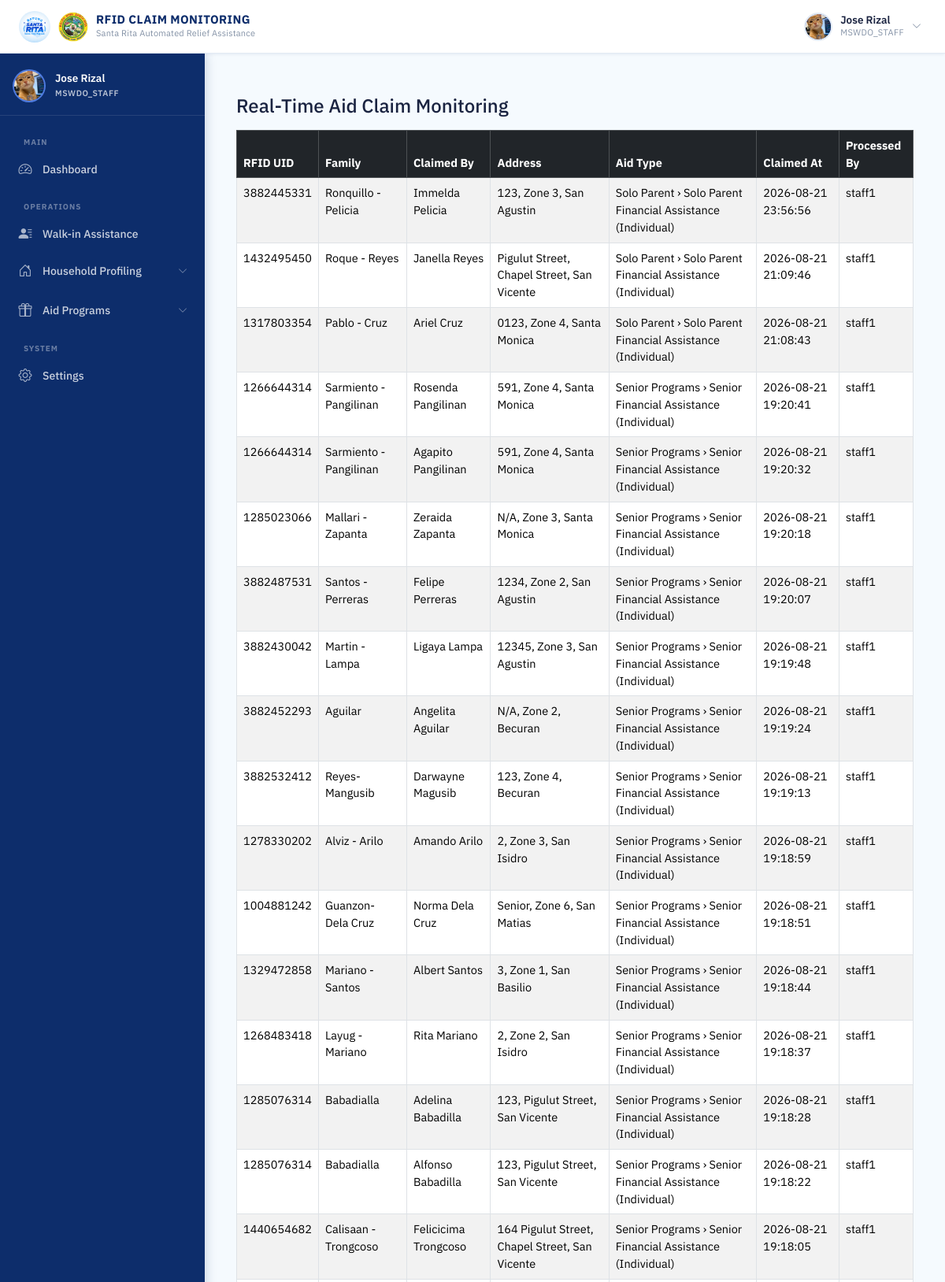
Page /mswdo/rfid/monitoring/ (signed in, upper part) on the committed database.
### accounts/models.py (models this page shows, shortened)
class User(AbstractUser):
    ROLE_CHOICES = (
        ('MSWDO', 'MSWDO Admin'),
        ('MSWDO_STAFF', 'MSWDO Staff'),
        ('BARANGAY', 'Barangay Admin'),
    )
    email = models.EmailField(unique=True)
    role = models.CharField(max_length=20, choices=ROLE_CHOICES)
    barangay = models.ForeignKey(
        'Barangay', on_delete=models.SET_NULL, blank=True, null=True, related_name='users'
    )
    is_active = models.BooleanField(default=True)
    middle_name = models.CharField(max_length=150, blank=True)
    suffix = models.CharField(max_length=10, blank=True, null=True)
    position = models.CharField(max_length=100, blank=True)
    birth_place = models.CharField(max_length=200, blank=True)
    CIVIL_STATUS_CHOICES = (
        ('SINGLE', 'Single'),
        ('MARRIED', 'Married'),
        ('WIDOWED', 'Widowed'),
        ('SEPARATED', 'Separated'),
        ('ANNULLED', 'Annulled'),
    )
    civil_status = models.CharField(max_length=20, choices=CIVIL_STATUS_CHOICES, blank=True)
    citizenship = models.CharField(max_length=100, blank=True, default='Filipino')
    must_change_password = models.BooleanField(default=False)
    SEX_CHOICES = (
        ('M', 'Male'),
        ('F', 'Female'),
    )
    sex = models.CharField(max_length=1, choices=SEX_CHOICES, blank=True)
    birthdate = models.DateField(blank=True, null=True)
    contact_number = models.CharField(
        max_length=13,
        blank=True,
        validators=[
            RegexValidator(
                regex=r'^(09|\+639)\d{9}$',
                message="Phone number must be entered in the format: '09XXXXXXXXX' or '+639XXXXXXXXX'."
            )
        ]
    )
    profile_image = models.ImageField(upload_to=user_profile_image_path, blank=True, null=True)

### households/models.py (models this page shows, shortened)
class Family(models.Model):
    household = models.ForeignKey(Household, on_delete=models.CASCADE, related_name='families')
    family_name = models.CharField(max_length=100)
    rfid_uid = models.CharField(
        max_length=50,
        unique=True,
        null=True,
        blank=True
    )
    is_active = models.BooleanField(default=True)
    is_archived = models.BooleanField(default=False)
    archived_at = models.DateTimeField(null=True, blank=True)
    archived_by = models.ForeignKey(settings.AUTH_USER_MODEL, on_delete=models.SET_NULL, null=True, blank=True, related_name='+')

### distribution/models.py (models this page shows, shortened)
class AidClaim(models.Model):
    family = models.ForeignKey(Family, on_delete=models.CASCADE)
    family_member = models.ForeignKey(
        FamilyMember,
        on_delete=models.SET_NULL,
        null=True,
        blank=True,
        help_text="Required for individual-based assistance"
    )
    assistance = models.ForeignKey(
        Assistance,
        on_delete=models.SET_NULL,
        null=True,
        blank=True,
        related_name='claims'
    )
    CLAIM_TYPE_CHOICES = (
        ('DISTRIBUTION', 'Distribution Event'),
        ('WALK_IN', 'Walk-in / Office Visit'),
        ('OFFLINE_IMPORT', 'Offline Reconciliation Import'),
    )
    claim_type = models.CharField(
        max_length=20,
        choices=CLAIM_TYPE_CHOICES,
        default='DISTRIBUTION'
    )
    schedule = models.ForeignKey('AidSchedule', on_delete=models.CASCADE, null=True, related_name='claims')
    claimed_at = models.DateTimeField(auto_now_add=True)
    amount = models.DecimalField(
        max_digits=12,
        decimal_places=2,
        null=True,
        blank=True,
        help_text="Actual amount distributed to the beneficiary. Auto-filled from schedule.per_beneficiary_amount for scheduled claims, manually entered for walk-ins."
    )
    created_by = models.ForeignKey(
            settings.AUTH_USER_MODEL,
            on_delete=models.SET_NULL,
            null=True,
            blank=True,
            related_name='processed_claims'
        )
    is_late_scheduled_claim = models.BooleanField(
        default=False,
        help_text="True if this walk-in claim fulfills a missed scheduled distribution within the 7-day grace period"
    )
    original_schedule = models.ForeignKey(
        'AidSchedule',
        null=True,
        blank=True,
        on_delete=models.SET_NULL,
        related_name='late_claims',
        help_text="If is_late_scheduled_claim=True, links to the original missed schedule this claim fulfills"
    )
    is_exported = models.BooleanField(
        default=False,
        help_text="True if this claim has been exported for offline reconciliation (prevents duplicate exports)"
    )

### monitoring/views.py (the view)
# urls.py: path('mswdo/rfid/monitoring/', views.rfid_claim_monitoring, name='rfid_claim_monitoring'),
@login_required
@session_protected
@mswdo_or_staff_required
def rfid_claim_monitoring(request):
    claims = AidClaim.objects.select_related(
        'family',
        'family__household',
        'family__household__zone',
        'family__household__barangay',
        'family_member',
        'created_by'
    ).order_by('-claimed_at')
    is_staff_scoped = (request.user.role == 'MSWDO_STAFF')
    if is_staff_scoped:
        claims = claims.filter(created_by=request.user)
    monitoring_data = []
    for claim in claims:
        monitoring_data.append({
            'rfid_uid': claim.family.rfid_uid,
            'family_name': claim.family.family_name,
            'member_name': (
                f"{claim.family_member.first_name} {claim.family_member.last_name}"
                if claim.family_member else "ALL MEMBERS"
            ),
            'address': claim.family.household.address,
            'aid_type': str(claim.assistance) if claim.assistance else 'N/A',
            'claimed_at': claim.claimed_at,
            'processed_by': (
                claim.created_by.username
                if claim.created_by else "System"
            ),
        })
    return render(request, 'monitoring/rfid_claim_monitoring.html', {
        'claims': monitoring_data,
        'is_staff_scoped': is_staff_scoped
    })

### accounts/context_processors.py (called while the page is built)
def auth_required(request):
    return {
        'requires_auth': request.user.is_authenticated
    }

def offline_sync_metadata(request):
    from distribution.models import OfflineSyncMetadata
    if request.user.is_authenticated and request.user.role == 'MSWDO_STAFF':
        latest_sync = OfflineSyncMetadata.get_latest_sync()
        return {
            'latest_sync': latest_sync,
        }
    return {}

### distribution/models.py (called while the page is built)
    @classmethod
    def get_latest_sync(cls):
        return cls.objects.order_by('-synced_at').first()

### households/models.py (called while the page is built)
    @property
    def address(self):
        return f"{self.house_number}, {self.zone.name}, {self.barangay.name}"

### programs/models.py (called while the page is built)
    def __str__(self):
        return f"{self.program.name} › {self.aid_category.name} ({self.get_beneficiary_type_display()})"

### monitoring/templates/monitoring/rfid_claim_monitoring.html
{% extends "base.html" %}
{% block navbar_title %}
RFID CLAIM MONITORING
{% endblock %}
{% block content %}
<div class="container mt-4">
  <h4 class="mb-3">Real-Time Aid Claim Monitoring</h4>
  <div class="table-responsive">
    <table class="table table-bordered table-striped">
      <thead class="table-dark">
        <tr>
          <th>RFID UID</th>
          <th>Family</th>
          <th>Claimed By</th>
          <th>Address</th>
          <th>Aid Type</th>
          <th>Claimed At</th>
          <th>Processed By</th>
        </tr>
      </thead>
      <tbody>
        {% for c in claims %}
          <tr>
            <td>{{ c.rfid_uid }}</td>
            <td>{{ c.family_name }}</td>
            <td>{{ c.member_name }}</td>
            <td>{{ c.address }}</td>
            <td>{{ c.aid_type }}</td>
            <td>{{ c.claimed_at|date:"Y-m-d H:i:s" }}</td>
            <td>{{ c.processed_by }}</td>
          </tr>
        {% empty %}
          <tr>
            <td colspan="7" class="text-center">No claims yet.</td>
          </tr>
        {% endfor %}
      </tbody>
    </table>
  </div>
</div>
{% endblock %}

### templates/base.html (shortened to what this page needs)
{% load static %}
<!DOCTYPE html>
<html lang="en">
<head>
  <link href="https://cdn.jsdelivr.net/npm/bootstrap@5.3.2/dist/css/bootstrap.min.css" rel="stylesheet">
  <link href="https://cdn.jsdelivr.net/npm/bootstrap-icons@1.11.3/font/bootstrap-icons.min.css" rel="stylesheet">
  <link rel="stylesheet" href="{% static 'css/base.css' %}">
  <link rel="stylesheet" href="{% static 'css/_responsive.css' %}">
  <link rel="stylesheet" href="{% static 'css/scan_rfid.css' %}">
  <link rel="stylesheet" href="{% static 'css/loading_modal.css' %}">
</head>
<body>
  <div class="page-wrapper">
    <nav class="topbar" id="topbar">
      <div class="topbar-left">
        <a class="topbar-brand" href="#">
          <img src="{% static 'images/logo.jpg' %}" alt="SARA Logo" class="topbar-logo">
          <img src="{% static 'images/SRP.png' %}" alt="SRP Logo" class="topbar-logo topbar-logo--srp">
          <div class="topbar-title-group">
            <span class="topbar-title">{% block navbar_title %}SARA SYSTEM{% endblock %}</span>
            <span class="topbar-subtitle">Santa Rita Automated Relief Assistance</span>
          </div>
        </a>
      </div>
      <div class="topbar-right">
        {% if user.is_authenticated %}
        <div class="topbar-user" id="userDropdownToggle">
          <div class="topbar-avatar">
            {% if user.profile_image %}
            <img src="{{ user.profile_image.url }}" alt="{{ user.get_full_name }}">
            {% else %}
            <span class="avatar-initials">
              {{ user.first_name|first|upper }}{{ user.last_name|first|upper }}
            </span>
            {% endif %}
          </div>
          <div class="topbar-user-info">
            <span class="topbar-username">{{ user.get_full_name|default:user.username }}</span>
            <span class="topbar-role">{{ user.role|default:"User" }}</span>
          </div>
          <i class="bi bi-chevron-down topbar-chevron" id="userChevron"></i>
        </div>
        {% endif %}
      </div>
    </nav>
    {% if user.is_authenticated and not hide_sidebar %}
    <aside class="sidebar" id="sidebar">
      <div class="sidebar-header">
        <div class="sidebar-user-card">
          <div class="sidebar-avatar">
            {% if user.profile_image %}
            <img src="{{ user.profile_image.url }}" alt="{{ user.get_full_name }}">
            {% else %}
            <span class="avatar-initials avatar-initials--lg">
              {{ user.first_name|first|upper }}{{ user.last_name|first|upper }}
            </span>
            {% endif %}
          </div>
          <div class="sidebar-user-info">
            <span class="sidebar-username">{{ user.get_full_name|default:user.username }}</span>
            <span class="sidebar-role-badge">{{ user.role|default:"User" }}</span>
          </div>
        </div>
      </div>
      <nav class="sidebar-body">
        <ul class="sidebar-nav">
          {% if user.role == 'MSWDO_STAFF' %}
          <li class="sidebar-section-label">Main</li>
          <li class="sidebar-item">
            <a href="{% url 'staff_dashboard' %}"
              class="sidebar-link {% if request.resolver_match.url_name == 'staff_dashboard' %}active{% endif %}">
              <i class="bi bi-speedometer2"></i>
              <span>Dashboard</span>
            </a>
          </li>
          <li class="sidebar-section-label">Operations</li>
          <li class="sidebar-item">
            <a href="{% url 'staff_walkin' %}"
              class="sidebar-link {% if request.resolver_match.url_name == 'staff_walkin' %}active{% endif %}">
              <i class="bi bi-person-lines-fill"></i>
              <span>Walk-in Assistance</span>
            </a>
          </li>
          <li class="sidebar-item sidebar-item--accordion">
            <button class="sidebar-link sidebar-accordion-btn " data-target="staffHouseholdSubmenu" aria-expanded="{% if request.resolver_match.url_name == 'residents_overview' or request.resolver_match.url_name == 'household_map' or request.resolver_match.url_name == 'household_vulnerability_map' or request.resolver_match.url_name == 'register_rfid' %}true{% else %}false{% endif %}">
              <i class="bi bi-house-door"></i>
              <span>Household Profiling</span>
              <i class="bi bi-chevron-down sidebar-arrow" style=""></i>
            </button>
          </li>
          <li class="sidebar-item sidebar-item--accordion">
            <button class="sidebar-link sidebar-accordion-btn " data-target="staffAidSubmenu" aria-expanded="{% if request.resolver_match.url_name == 'staff_assigned_schedules' or request.resolver_match.url_name == 'analytics' or request.resolver_match.url_name == 'aid_reports' or request.resolver_match.url_name == 'program_list' %}true{% else %}false{% endif %}">
              <i class="bi bi-gift"></i>
              <span>Aid Programs</span>
              <i class="bi bi-chevron-down sidebar-arrow" style=""></i>
            </button>
          </li>
          <li class="sidebar-section-label">System</li>
          <li class="sidebar-item">
            <a href="{% url 'settings' %}" class="sidebar-link {% if request.resolver_match.url_name == 'settings' %}active{% endif %}">
              <i class="bi bi-gear"></i>
              <span>Settings</span>
            </a>
          </li>
          {% endif %}
        </ul>
      </nav>
    </aside>
    {% endif %}
    <main class="{% if user.is_authenticated and not hide_sidebar %}main-content{% endif %}">
      {% block content %}{% endblock %}
    </main>
  </div>
</body>
</html>

### static/css/_responsive.css (style rules this page uses)
html, body { overflow-x: hidden; max-width: 100%; }
.page-wrapper, .main-content, .logform, .form-container { max-width: 100%; box-sizing: border-box; }

### rows in the picture
User: profile_image (picture), get_full_name "Jose Rizal", role "MSWDO_STAFF", processed_by "staff1" "staff1" "staff1" "staff1" "staff1" "staff1" "staff1" "staff1" "staff1" "staff1" "staff1" "staff1" "staff1" "staff1" "staff1" "staff1" "staff1"
Family: rfid_uid "3882445331", family_name "Ronquillo - Pelicia"
AidClaim: claimed_at "2026-08-21 23:56:56"
Family: rfid_uid "1432495450", family_name "Roque - Reyes"
AidClaim: claimed_at "2026-08-21 21:09:46"
Family: rfid_uid "1317803354", family_name "Pablo - Cruz"
AidClaim: claimed_at "2026-08-21 21:08:43"
Family: rfid_uid "1266644314" "1266644314", family_name "Sarmiento - Pangilinan" "Sarmiento - Pangilinan"
AidClaim: claimed_at "2026-08-21 19:20:41"
AidClaim: claimed_at "2026-08-21 19:20:32"
Family: rfid_uid "1285023066", family_name "Mallari - Zapanta"
AidClaim: claimed_at "2026-08-21 19:20:18"
Family: rfid_uid "3882487531", family_name "Santos - Perreras"
AidClaim: claimed_at "2026-08-21 19:20:07"
Family: rfid_uid "3882430042", family_name "Martin - Lampa"
AidClaim: claimed_at "2026-08-21 19:19:48"
Family: rfid_uid "3882452293", family_name "Aguilar"
AidClaim: claimed_at "2026-08-21 19:19:24"
Family: rfid_uid "3882532412", family_name "Reyes- Mangusib"
AidClaim: claimed_at "2026-08-21 19:19:13"
Family: rfid_uid "1278330202", family_name "Alviz - Arilo"
AidClaim: claimed_at "2026-08-21 19:18:59"
Family: rfid_uid "1004881242", family_name "Guanzon- Dela Cruz"
AidClaim: claimed_at "2026-08-21 19:18:51"
Family: rfid_uid "1329472858", family_name "Mariano - Santos"
AidClaim: claimed_at "2026-08-21 19:18:44"
Family: rfid_uid "1268483418", family_name "Layug - Mariano"
AidClaim: claimed_at "2026-08-21 19:18:37"
Family: rfid_uid "1285076314" "1285076314", family_name "Babadialla" "Babadialla"
AidClaim: claimed_at "2026-08-21 19:18:28"
AidClaim: claimed_at "2026-08-21 19:18:22"
Family: rfid_uid "1440654682", family_name "Calisaan - Trongcoso"
AidClaim: claimed_at "2026-08-21 19:18:05"

### other values in the picture
{{ c.member_name }} "Immelda Pelicia" "Janella Reyes" "Ariel Cruz" "Rosenda Pangilinan" "Agapito Pangilinan" "Zeraida Zapanta" "Felipe Perreras" "Ligaya Lampa" "Angelita Aguilar" "Darwayne Magusib" "Amando Arilo" "Norma Dela Cruz" "Albert Santos" "Rita Mariano" "Adelina Babadilla" "Alfonso Babadilla" "Felicicima Trongcoso"
{{ c.address }} "123, Zone 3, San Agustin" "Pigulut Street, Chapel Street, San Vicente" "0123, Zone 4, Santa Monica" "591, Zone 4, Santa Monica" "591, Zone 4, Santa Monica" "N/A, Zone 3, Santa Monica" "1234, Zone 2, San Agustin" "12345, Zone 3, San Agustin" "N/A, Zone 2, Becuran" "123, Zone 4, Becuran" "2, Zone 3, San Isidro" "Senior, Zone 6, San Matias" "3, Zone 1, San Basilio" "2, Zone 2, San Isidro" "123, Pigulut Street, San Vicente" "123, Pigulut Street, San Vicente" "164 Pigulut Street, Chapel Street, San Vicente"
{{ c.aid_type }} "Solo Parent › Solo Parent Financial Assistance (Individual)" "Solo Parent › Solo Parent Financial Assistance (Individual)" "Solo Parent › Solo Parent Financial Assistance (Individual)" "Senior Programs › Senior Financial Assistance (Individual)" "Senior Programs › Senior Financial Assistance (Individual)" "Senior Programs › Senior Financial Assistance (Individual)" "Senior Programs › Senior Financial Assistance (Individual)" "Senior Programs › Senior Financial Assistance (Individual)" "Senior Programs › Senior Financial Assistance (Individual)" "Senior Programs › Senior Financial Assistance (Individual)" "Senior Programs › Senior Financial Assistance (Individual)" "Senior Programs › Senior Financial Assistance (Individual)" "Senior Programs › Senior Financial Assistance (Individual)" "Senior Programs › Senior Financial Assistance (Individual)" "Senior Programs › Senior Financial Assistance (Individual)" "Senior Programs › Senior Financial Assistance (Individual)" "Senior Programs › Senior Financial Assistance (Individual)"
